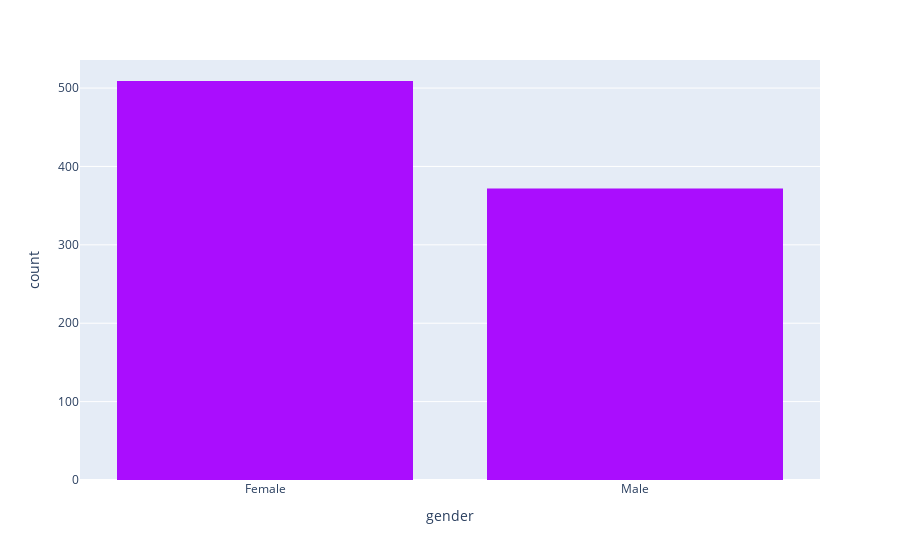

Notebook code for this chart:
### Markdown cell above
1. Gender:
- no missing values as shown above.
- Stroke vs gender
- Test gender vs train gender(stroke and non stroke patients)

### Code cell
# stroke vs gender
stroke_patients = train_df[train_df['stroke']==1]
non_stroke_patients = train_df[train_df['stroke']==0]
fig = px.histogram(stroke_patients, x="gender",  color_discrete_sequence=px.colors.qualitative.Alphabet)
fig.show()

### Figure 1 — Plotly figure (JSON) as saved in the notebook; plotly's stock layout.template omitted (floating-point values rounded to 4 significant figures; data arrays with more than 128 entries replaced by an {"elided": "..."} marker saying what was removed)
{"data": [{"alignmentgroup": "True", "bingroup": "x", "hovertemplate": "gender=%{x}<br>count=%{y}<extra></extra>", "legendgroup": "", "marker": {"color": "#AA0DFE", "pattern": {"shape": ""}}, "name": "", "offsetgroup": "", "orientation": "v", "showlegend": false, "type": "histogram", "x": {"elided": "881 str values"}, "xaxis": "x", "yaxis": "y"}], "layout": {"barmode": "relative", "legend": {"tracegroupgap": 0}, "margin": {"t": 60}, "xaxis": {"anchor": "y", "domain": [0, 1], "title": {"text": "gender"}}, "yaxis": {"anchor": "x", "domain": [0, 1], "title": {"text": "count"}}}}
